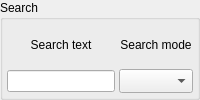
        <widget class="QGroupBox" name="searchGroup">
         <property name="minimumSize">
          <size>
           <width>0</width>
           <height>68</height>
          </size>
         </property>
         <property name="title">
          <string>Search</string>
         </property>
         <layout class="QGridLayout" name="searchLayout">
          <property name="leftMargin">
           <number>4</number>
          </property>
          <property name="topMargin">
           <number>4</number>
          </property>
          <property name="rightMargin">
           <number>4</number>
          </property>
          <property name="bottomMargin">
           <number>4</number>
          </property>
          <property name="spacing">
           <number>4</number>
          </property>
          <item row="3" column="1">
           <widget class="TComboBox" name="modeCombo">
            <property name="sizePolicy">
             <sizepolicy hsizetype="Expanding" vsizetype="Fixed">
              <horstretch>0</horstretch>
              <verstretch>0</verstretch>
             </sizepolicy>
            </property>
            <property name="sizeAdjustPolicy">
             <enum>QComboBox::SizeAdjustPolicy::AdjustToMinimumContentsLengthWithIcon</enum>
            </property>
           </widget>
          </item>
          <item row="2" column="0">
           <widget class="QLabel" name="searchLbl">
            <property name="text">
             <string>Search text</string>
            </property>
            <property name="alignment">
             <set>Qt::AlignmentFlag::AlignCenter</set>
            </property>
           </widget>
          </item>
          <item row="3" column="0">
           <widget class="QLineEdit" name="searchEdit"/>
          </item>
          <item row="2" column="1">
           <widget class="QLabel" name="modeLbl">
            <property name="text">
             <string>Search mode</string>
            </property>
            <property name="alignment">
             <set>Qt::AlignmentFlag::AlignCenter</set>
            </property>
           </widget>
          </item>
         </layout>
        </widget>
